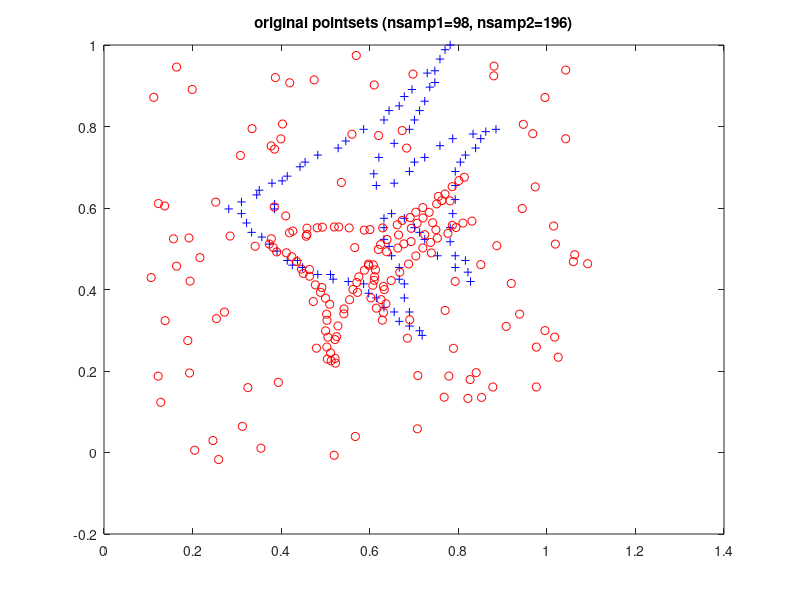

This figure's MATLAB source: (Note: this script raises an error after producing the figure.)
% Shape Context Demo #1
% match two pointsets from Chui & Rangarajan

% uncomment out one of these commands to load in some shape data
%load save_fish_def_3_1.mat
load save_fish_noise_3_2.mat
load save_fish_outlier_3_2.mat
X=x1;
Y=y2a;

display_flag=1;
mean_dist_global=[]; % use [] to estimate scale from the data
nbins_theta=12;
nbins_r=5;
nsamp1=size(X,1);
nsamp2=size(Y,1);
ndum1=0;
ndum2=0;
if nsamp2>nsamp1
   % (as is the case in the outlier test)
   ndum1=ndum1+(nsamp2-nsamp1);
end
eps_dum=0.15;
r_inner=1/8;
r_outer=2;
n_iter=5;
r=1; % annealing rate
beta_init=1;  % initial regularization parameter (normalized)

if display_flag
   [x,y]=meshgrid(linspace(0,1,18),linspace(0,1,36));
   x=x(:);y=y(:);M=length(x);
end

if display_flag
   figure(1)
   plot(x1(:,1),x1(:,2),'b+',y2a(:,1),y2a(:,2),'ro')
   title(['original pointsets (nsamp1=' int2str(nsamp1) ', nsamp2=' ...
       int2str(nsamp2) ')'])
   if 0
      h1=text(x1(:,1),x1(:,2),int2str((1:nsamp1)'));
      h2=text(y2a(:,1),y2a(:,2),int2str((1:nsamp2)'));  
      set(h2,'fontangle','italic');
   end
   drawnow
end

tps_iter_match_1
